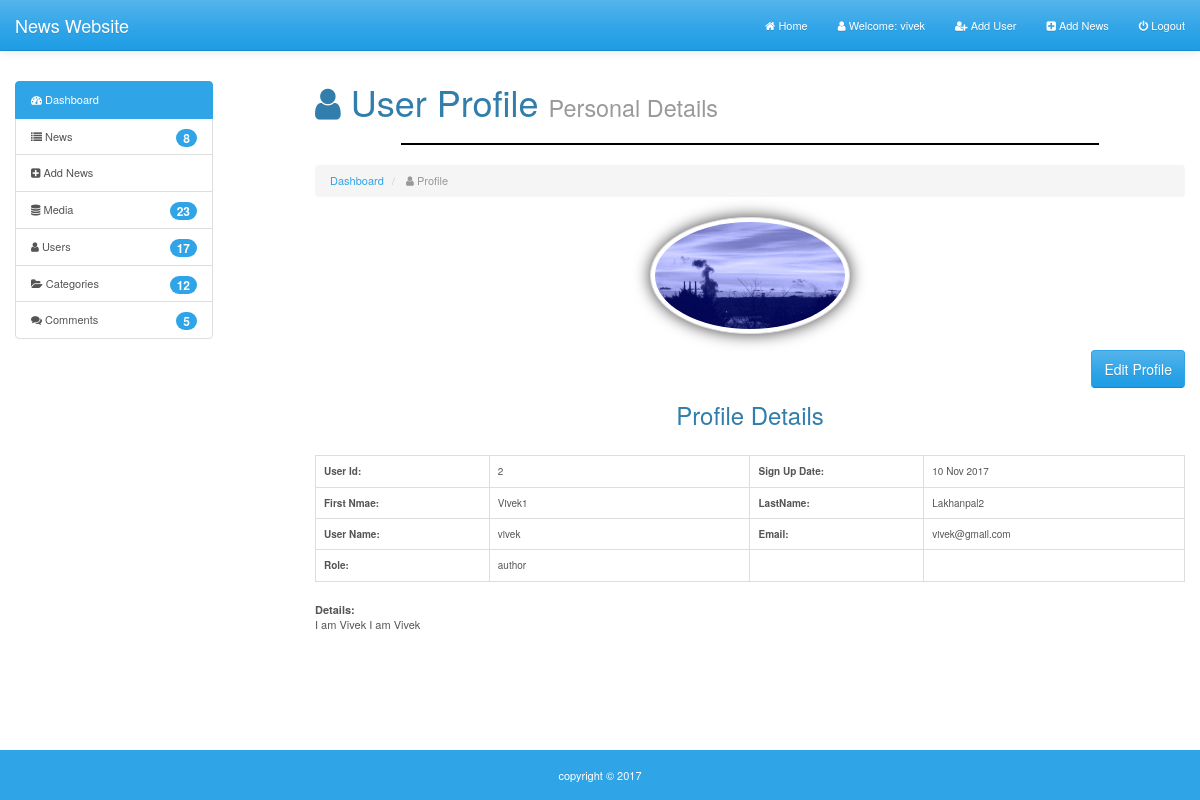
The app's page /profile.php (signed in) with its own data.
### tables this page shows
CREATE TABLE IF NOT EXISTS `users` (
  `id` int(11) NOT NULL AUTO_INCREMENT,
  `date` date NOT NULL,
  `firstName` varchar(100) NOT NULL,
  `lastName` varchar(100) NOT NULL,
  `username` varchar(150) NOT NULL,
  `email` varchar(255) NOT NULL,
  `image` varchar(500) NOT NULL,
  `password` varchar(100) NOT NULL,
  `role` varchar(100) NOT NULL,
  `details` text NOT NULL,
  PRIMARY KEY (`id`),
  UNIQUE KEY `userName` (`username`),
  UNIQUE KEY `email` (`email`)
);

### profile.php (the view, shortened to what this page needs)
<?php
    include('incfile/dbconnect.php');
 $session_username =  $_SESSION['username'] ;
     $db = new PDO($dsn, $username, $password);
   $sqlprofile = "Select * from users where username = '$session_username'";
   $result_profile = $db->prepare($sqlprofile);
   $result_profile->execute();
                        while ($row = $result_profile->fetch(PDO::FETCH_ASSOC))
                         {
                          $image = $row['image'];
                        $id = $row['id'];
                        $date = $row['date'];
                        $firstName = $row['firstName'];
                        $lastName = $row['lastName'];
                        $email = $row['email'];
                        $role = $row['role'];
                        $details = $row['details'];
                         }
?>
<!DOCTYPE html>
<html lang="en">
<head>
    <link rel="stylesheet" href="css/font-awesome.css">
    <link rel="stylesheet" href="https://maxcdn.bootstrapcdn.com/bootstrap/3.3.7/css/bootstrap.min.css">
    <link href="bootstrap/css/bootstrap.min.css" rel="stylesheet">
    <link rel="stylesheet" href="css/dashboard.css">
    <link rel="stylesheet" href="css/mobile.css">
</head>
<body id="profile">
    <div id="wrapper">
   <?php require_once('incfile/headerAdmin.php');?>
    <section>
        <div class="container-fluid body-section">
            <div class="row">
                <div class="col-md-3 col-sm-12 col-xs-12">
                    <?php require_once('incfile/sideBarAdmin.php');?>
                </div>
                <div class="col-md-9 col-sm-12 col-xs-12 sideBarTopDashBoard">
                    <h1> <i class="fa fa-user" aria-hidden="true"></i> User Profile <small>Personal Details</small></h1>
                    <hr class="lineDashboard">
                    <ol class="breadcrumb">
                        <li><a href="dashboard.php">Dashboard</a></li>
                        <li class="active"> <i class="fa fa-user" aria-hidden="true"></i> Profile </li>
                    </ol>
                    <div class="row">
                        <div class="col-xs-12">
                             <center><img src="images/<?php echo $image;?>" id="profile-image" alt="image" name="image" width="200px" class="img-circle img-thumbnail"></center><br>
                    <a href="editProfile.php?id=<?php echo $id;?>" class="btn btn-primary pull-right" >Edit Profile</a><br><br>
                    <center>
                       <h3>Profile Details</h3>
                    </center><br>
                    <table class="table table-bordered">
                            <tr>
                                <td width="20%"><b>User Id:</b></td>
                                <td width="30%"><?php echo $id;?> </td>
                                 <td width="20%"><b>Sign Up Date:</b></td>
                                  <td width="30%"><?php echo date('d M Y', strtotime($date));?></td>
                            </tr>
                             <tr>
                                <td width="20%"><b>First Nmae:</b></td>
                                <td width="30%"><?php echo $firstName;?></td>
                                 <td width="20%"><b>LastName:</b></td>
                                  <td width="30%"><?php echo $lastName;?></td>
                            </tr>
                             <tr>
                                <td width="20%"><b>User Name:</b></td>
                                <td width="30%"><?php echo $session_username;?></td>
                                 <td width="20%"><b>Email:</b></td>
                                  <td width="30%"><?php echo $email;?></td>
                            </tr>
                             <tr>
                                <td width="20%"><b>Role:</b></td>
                                <td width="30%"><?php echo $role;?></td>
                                 <td width="20%"><b></b></td>
                                  <td width="30%"></td>
                            </tr>
                    </table>
                    <div class="row">
                        <div class="col-lg-8 col-sm-12">
                            <b>Details:</b>
                            <div><?php echo $details;?></div>
                            </div>
                    </div>
                            </div>
                        </div>
                  </div>
            </div>
        </div>
    </section>
    <?php require_once('incfile/footerAdmin.php');?>
    </div>
</body>
</html>

### css/dashboard.css (style rules this page uses)
body, html { height: 100%; }
body#profile img#profile-image { -webkit-box-shadow: 0px 0px 16px 0px rgba(0, 0, 0, 0.75); -moz-box-shadow: 0px 0px 16px 0px rgba(0, 0, 0, 0.75); box-shadow: 0px 0px 16px 0px rgba(0, 0, 0, 0.75); }
#wrapper { position: relative; min-height: 100%; }
body { padding-top: 60px; }
.lineDashboard { width: 80%; border: 1px solid black; }
.body-section { padding-bottom: 70px; }

### css/mobile.css (style rules this page uses)
@media screen and (max-width:1385px) and (min-width:967px) { body { font-size: 11px; } }
@media screen and (max-width:1385px) and (min-width:967px) { .table { font-size: 10px; } }

### records on screen
users: image (picture), id "2", date "10 Nov 2017", firstName "Vivek1", lastName "Lakhanpal2", email "vivek@gmail.com", role "author", details "I am Vivek I am Vivek"

### other values on screen
$SESSION_username "vivek"
$news_rows "8"
$media_row_num "23"
$users_row_num "17"
$categories_row_num "12"
$num_rows "5"
$session_username "vivek"
